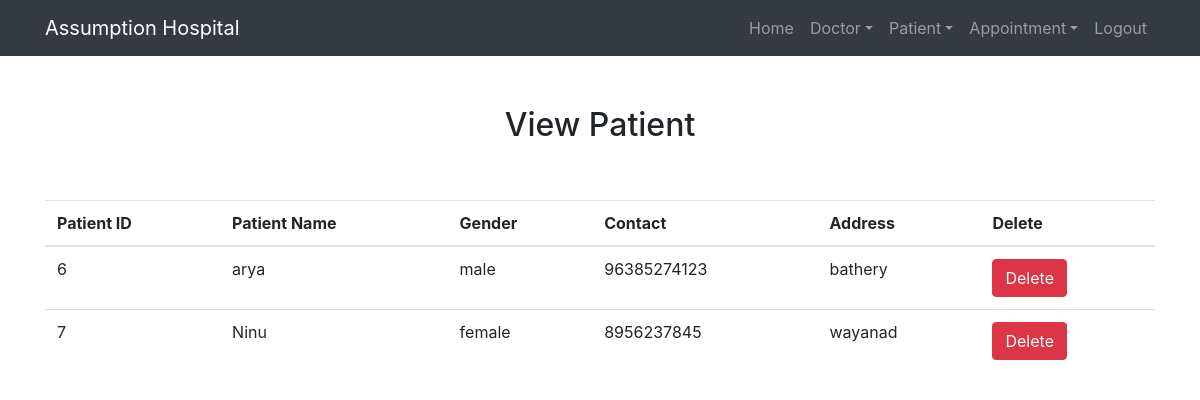
Page /view_patient/ (signed in) on the committed database.
### hospital/models.py (models this page shows, shortened)
class Patient(models.Model):
     name=models.CharField(max_length=100)
     gender=models.CharField(max_length=10)
     mobile=models.IntegerField(null=True)
     address=models.CharField(max_length=200)

### hospital/views.py (the view)
# urls.py: path('view_patient/',views.view_patient,name='view_patient'),
def view_patient(request):
     if not request.user.is_staff:
         return redirect('login')
     pat=Patient.objects.all()
     d={'pat':pat}
     return render(request,'view_patient.html',d)

### templates/view_patient.html
{% extends 'base.html' %}
{% load static %}
{% block body %}
<div class="container" style="margin-top:50px">
    <h2 class="text-center"> View Patient</h2>
    <br>
    <br>
    <table class="table table-hover" id="example">
        <thead>
            <tr>
                <th> Patient ID </th>
                <th> Patient Name </th>
                <th> Gender </th>
                <th> Contact</th>
                <th> Address </th>
                <th> Delete </th>
            </tr>
        </thead>
        <tbody>
            {% for i in pat %}
            <tr>
                <td>{{i.id}}</td>
                <td>{{i.name}}</td>
                <td>{{i.gender}}</td>
                <td>{{i.mobile}}</td>
                <td>{{i.address}}</td>
                <td><a href="{% url 'delete_patient' i.id %}" onclick="return confirm('Are u really want to delete?')"class="btn btn-danger">Delete</a></td>
            </tr>
            {% endfor %}
        </tbody>
    </table>
</div>
{% endblock %}

### rows in the picture
Patient: id "6", name "arya", gender "male", mobile "96385274123", address "bathery"
Patient: id "7", name "Ninu", gender "female", mobile "8956237845", address "wayanad"
